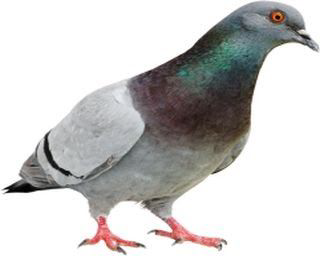
#> input picture lab4/queryimage.png, 320 x 256 px
$ jupyter execute cs21b2016_Q2.ipynb
#> lines starting #> are read from the running program, lines starting #| are printed output that depends on the picture; long printed decimals are rounded
[cell 1]
import cv2
import numpy as np
import matplotlib.pyplot as plt

## converting images from BGR TO RGB format

[cell 2]
#cs21b2016_Q2
query_img = cv2.imread("queryimage.png")
#> query_img is the input picture: shape (256, 320, 3); mean B, G, R 201.1, 202, 203.2
ref_img1 = cv2.imread("refimage1.png")
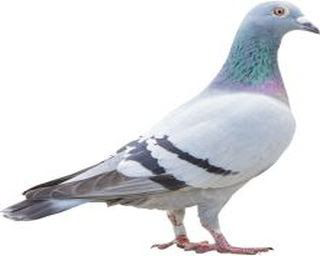
#> input picture lab4/refimage1.png, 320 x 256 px
#> ref_img1 is the input picture: shape (256, 320, 3); mean B, G, R 227.7, 224.7, 223.4
ref_img2 = cv2.imread("refimage2.png")
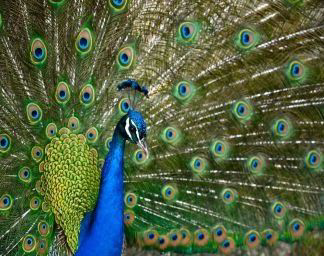
#> input picture lab4/refimage2.png, 324 x 256 px
#> ref_img2 is the input picture: shape (256, 324, 3); mean B, G, R 65, 98, 82.4
img = cv2.cvtColor(query_img,cv2.COLOR_BGR2RGB)
ref1 = cv2.cvtColor(ref_img1,cv2.COLOR_BGR2RGB)
ref2 = cv2.cvtColor(ref_img2,cv2.COLOR_BGR2RGB)
plt.imshow(img)
plt.show()
plt.imshow(ref1)
plt.show()
plt.imshow(ref2)
plt.show()

## Calculate histograms for each image

[cell 3]
# Calculate histograms for each image
hist_reference1 = cv2.calcHist([ref1], [0], None, [256], [0, 256])
#> hist_reference1 = 256 values, max 47422 at index 255, min 0 at index 0, mean 320
hist_reference2 = cv2.calcHist([ref2], [0], None, [256], [0, 256])
#> hist_reference2 = 256 values, max 1402 at index 0, min 2 at index 252, mean 324
hist_query = cv2.calcHist([img], [0], None, [256], [0, 256])
#> hist_query = 256 values, max 44866 at index 255, min 3 at index 1, mean 320

# Plot histograms
plt.figure(figsize=(12, 6))

plt.subplot(2, 3, 1)
plt.title("Reference1 Histogram")
plt.plot(hist_reference1)
plt.xlim([0, 256])

plt.subplot(2, 3, 2)
plt.title("Reference2 Histogram")
plt.plot(hist_reference2)
plt.xlim([0, 256])

plt.subplot(2, 3, 3)
plt.title("Query Histogram")
plt.plot(hist_query)
plt.xlim([0, 256])
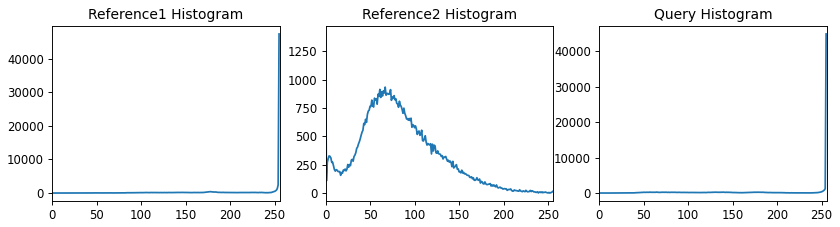
#> figure drawn by matplotlib, 3 panels; panel 1: curve peaks at x = 255, y = 47422; panel 2: curve peaks at x = 0, y = 1402; panel 3: curve peaks at x = 255, y = 44866

## Normalize histograms for each image

[cell 4]
# Normalize histograms
hist_reference1 /= hist_reference1.sum()
#> hist_reference1 = 256 values, max 0.579 at index 255, min 0 at index 0, mean 0.00391
hist_reference2 /= hist_reference2.sum()
#> hist_reference2 = 256 values, max 0.0169 at index 0, min 2.41e-05 at index 252, mean 0.00391
hist_query /= hist_query.sum()
#> hist_query = 256 values, max 0.548 at index 255, min 3.66e-05 at index 1, mean 0.00391

# Plot histograms
plt.figure(figsize=(12, 6))

# Plot normalized histograms
plt.subplot(2, 3, 4)
plt.title("Reference1 Normalized Histogram")
plt.plot(hist_reference1)
plt.xlim([0, 256])

plt.subplot(2, 3, 5)
plt.title("Reference2 Normalized Histogram")
plt.plot(hist_reference2)
plt.xlim([0, 256])

plt.subplot(2, 3, 6)
plt.title("Query Normalized Histogram")
plt.plot(hist_query)
plt.xlim([0, 256])
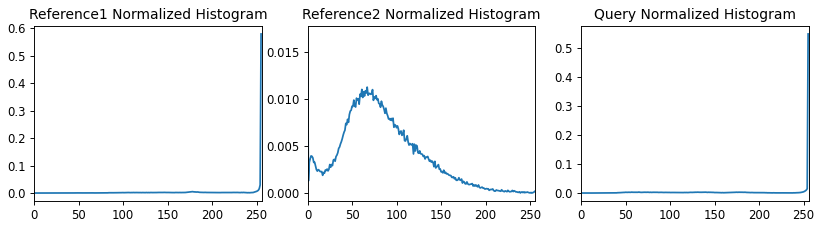
#> figure drawn by matplotlib, 3 panels; panel 1: curve peaks at x = 255, y = 0.579; panel 2: curve peaks at x = 0, y = 0.0169; panel 3: curve peaks at x = 255, y = 0.548

## calculate Bhattacharyya Distance

[cell 5]
bhattacharyya_distance1 = cv2.compareHist(hist_reference1, hist_query, cv2.HISTCMP_BHATTACHARYYA)
#> bhattacharyya_distance1 = 0.181
bhattacharyya_distance2 = cv2.compareHist(hist_reference2, hist_query, cv2.HISTCMP_BHATTACHARYYA)
#> bhattacharyya_distance2 = 0.647

print(f"Bhattacharyya Distance between Reference1 and Query: {bhattacharyya_distance1}")
#| Bhattacharyya Distance between Reference1 and Query: 0.1809
print(f"Bhattacharyya Distance between Reference2 and Query: {bhattacharyya_distance2}")
#| Bhattacharyya Distance between Reference2 and Query: 0.6471
